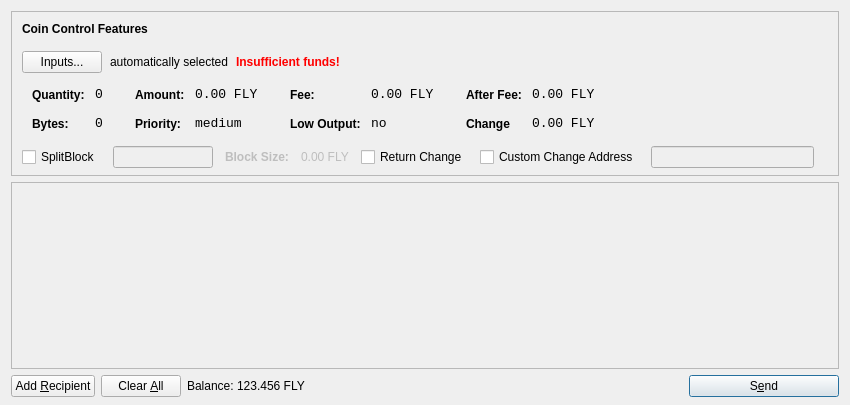
<?xml version="1.0" encoding="UTF-8"?>
<ui version="4.0">
 <class>SendCoinsDialog</class>
 <widget class="QDialog" name="SendCoinsDialog">
  <property name="geometry">
   <rect>
    <x>0</x>
    <y>0</y>
    <width>850</width>
    <height>405</height>
   </rect>
  </property>
  <property name="windowTitle">
   <string>Send Coins</string>
  </property>
  <layout class="QVBoxLayout" name="verticalLayout" stretch="0,1,0">
   <property name="bottomMargin">
    <number>8</number>
   </property>
   <item>
    <widget class="QFrame" name="frameCoinControl">
     <property name="sizePolicy">
      <sizepolicy hsizetype="Expanding" vsizetype="Expanding">
       <horstretch>0</horstretch>
       <verstretch>0</verstretch>
      </sizepolicy>
     </property>
     <property name="maximumSize">
      <size>
       <width>16777215</width>
       <height>16777215</height>
      </size>
     </property>
     <property name="frameShape">
      <enum>QFrame::StyledPanel</enum>
     </property>
     <property name="frameShadow">
      <enum>QFrame::Sunken</enum>
     </property>
     <layout class="QVBoxLayout" name="verticalLayoutCoinControl2">
      <property name="spacing">
       <number>-1</number>
      </property>
      <property name="leftMargin">
       <number>0</number>
      </property>
      <property name="topMargin">
       <number>0</number>
      </property>
      <property name="rightMargin">
       <number>0</number>
      </property>
      <property name="bottomMargin">
       <number>6</number>
      </property>
      <item>
       <layout class="QVBoxLayout" name="verticalLayoutCoinControl" stretch="0,0,0,0,1">
        <property name="spacing">
         <number>0</number>
        </property>
        <property name="leftMargin">
         <number>10</number>
        </property>
        <property name="topMargin">
         <number>10</number>
        </property>
        <item>
         <layout class="QHBoxLayout" name="horizontalLayoutCoinControl1">
          <property name="bottomMargin">
           <number>15</number>
          </property>
          <item>
           <widget class="QLabel" name="labelCoinControlFeatures">
            <property name="sizePolicy">
             <sizepolicy hsizetype="Preferred" vsizetype="Maximum">
              <horstretch>0</horstretch>
              <verstretch>0</verstretch>
             </sizepolicy>
            </property>
            <property name="font">
             <font>
              <weight>75</weight>
              <bold>true</bold>
             </font>
            </property>
            <property name="styleSheet">
             <string notr="true">font-weight:bold;</string>
            </property>
            <property name="text">
             <string>Coin Control Features</string>
            </property>
           </widget>
          </item>
         </layout>
        </item>
        <item>
         <layout class="QHBoxLayout" name="horizontalLayoutCoinControl2" stretch="0,0,0,0">
          <property name="spacing">
           <number>8</number>
          </property>
          <property name="bottomMargin">
           <number>10</number>
          </property>
          <item>
           <widget class="QPushButton" name="pushButtonCoinControl">
            <property name="styleSheet">
             <string notr="true"/>
            </property>
            <property name="text">
             <string>Inputs...</string>
            </property>
           </widget>
          </item>
          <item>
           <widget class="QLabel" name="labelCoinControlAutomaticallySelected">
            <property name="text">
             <string>automatically selected</string>
            </property>
            <property name="margin">
             <number>5</number>
            </property>
           </widget>
          </item>
          <item>
           <widget class="QLabel" name="labelCoinControlInsuffFunds">
            <property name="font">
             <font>
              <weight>75</weight>
              <bold>true</bold>
             </font>
            </property>
            <property name="styleSheet">
             <string notr="true">color:red;font-weight:bold;</string>
            </property>
            <property name="text">
             <string>Insufficient funds!</string>
            </property>
            <property name="margin">
             <number>5</number>
            </property>
           </widget>
          </item>
          <item>
           <spacer name="horizontalSpacerCoinControl">
            <property name="orientation">
             <enum>Qt::Horizontal</enum>
            </property>
            <property name="sizeHint" stdset="0">
             <size>
              <width>40</width>
              <height>1</height>
             </size>
            </property>
           </spacer>
          </item>
         </layout>
        </item>
        <item>
         <widget class="QWidget" name="widgetCoinControl" native="true">
          <property name="sizePolicy">
           <sizepolicy hsizetype="Preferred" vsizetype="Preferred">
            <horstretch>0</horstretch>
            <verstretch>0</verstretch>
           </sizepolicy>
          </property>
          <property name="minimumSize">
           <size>
            <width>0</width>
            <height>0</height>
           </size>
          </property>
          <property name="styleSheet">
           <string notr="true"/>
          </property>
          <layout class="QHBoxLayout" name="horizontalLayoutCoinControl5">
           <property name="margin">
            <number>0</number>
           </property>
           <item>
            <layout class="QHBoxLayout" name="horizontalLayoutCoinControl3" stretch="0,0,0,1">
             <property name="spacing">
              <number>20</number>
             </property>
             <property name="topMargin">
              <number>0</number>
             </property>
             <property name="bottomMargin">
              <number>10</number>
             </property>
             <item>
              <layout class="QFormLayout" name="formLayoutCoinControl1">
               <property name="horizontalSpacing">
                <number>10</number>
               </property>
               <property name="verticalSpacing">
                <number>14</number>
               </property>
               <property name="leftMargin">
                <number>10</number>
               </property>
               <property name="topMargin">
                <number>4</number>
               </property>
               <property name="rightMargin">
                <number>6</number>
               </property>
               <item row="0" column="0">
                <widget class="QLabel" name="labelCoinControlQuantityText">
                 <property name="styleSheet">
                  <string notr="true">font-weight:bold;</string>
                 </property>
                 <property name="text">
                  <string>Quantity:</string>
                 </property>
                 <property name="margin">
                  <number>0</number>
                 </property>
                </widget>
               </item>
               <item row="0" column="1">
                <widget class="QLabel" name="labelCoinControlQuantity">
                 <property name="font">
                  <font>
                   <family>Monospace</family>
                   <pointsize>10</pointsize>
                  </font>
                 </property>
                 <property name="cursor">
                  <cursorShape>IBeamCursor</cursorShape>
                 </property>
                 <property name="contextMenuPolicy">
                  <enum>Qt::ActionsContextMenu</enum>
                 </property>
                 <property name="text">
                  <string>0</string>
                 </property>
                 <property name="margin">
                  <number>0</number>
                 </property>
                 <property name="textInteractionFlags">
                  <set>Qt::LinksAccessibleByMouse|Qt::TextSelectableByKeyboard|Qt::TextSelectableByMouse</set>
                 </property>
                </widget>
               </item>
               <item row="1" column="0">
                <widget class="QLabel" name="labelCoinControlBytesText">
                 <property name="styleSheet">
                  <string notr="true">font-weight:bold;</string>
                 </property>
                 <property name="text">
                  <string>Bytes:</string>
                 </property>
                </widget>
               </item>
               <item row="1" column="1">
                <widget class="QLabel" name="labelCoinControlBytes">
                 <property name="font">
                  <font>
                   <family>Monospace</family>
                   <pointsize>10</pointsize>
                  </font>
                 </property>
                 <property name="cursor">
                  <cursorShape>IBeamCursor</cursorShape>
                 </property>
                 <property name="contextMenuPolicy">
                  <enum>Qt::ActionsContextMenu</enum>
                 </property>
                 <property name="text">
                  <string>0</string>
                 </property>
                 <property name="textInteractionFlags">
                  <set>Qt::LinksAccessibleByMouse|Qt::TextSelectableByKeyboard|Qt::TextSelectableByMouse</set>
                 </property>
                </widget>
               </item>
              </layout>
             </item>
             <item>
              <layout class="QFormLayout" name="formLayoutCoinControl2">
               <property name="horizontalSpacing">
                <number>10</number>
               </property>
               <property name="verticalSpacing">
                <number>14</number>
               </property>
               <property name="leftMargin">
                <number>6</number>
               </property>
               <property name="topMargin">
                <number>4</number>
               </property>
               <property name="rightMargin">
                <number>6</number>
               </property>
               <item row="0" column="0">
                <widget class="QLabel" name="labelCoinControlAmountText">
                 <property name="styleSheet">
                  <string notr="true">font-weight:bold;</string>
                 </property>
                 <property name="text">
                  <string>Amount:</string>
                 </property>
                 <property name="margin">
                  <number>0</number>
                 </property>
                </widget>
               </item>
               <item row="0" column="1">
                <widget class="QLabel" name="labelCoinControlAmount">
                 <property name="font">
                  <font>
                   <family>Monospace</family>
                   <pointsize>10</pointsize>
                  </font>
                 </property>
                 <property name="cursor">
                  <cursorShape>IBeamCursor</cursorShape>
                 </property>
                 <property name="contextMenuPolicy">
                  <enum>Qt::ActionsContextMenu</enum>
                 </property>
                 <property name="text">
                  <string>0.00 FLY</string>
                 </property>
                 <property name="textInteractionFlags">
                  <set>Qt::LinksAccessibleByMouse|Qt::TextSelectableByKeyboard|Qt::TextSelectableByMouse</set>
                 </property>
                </widget>
               </item>
               <item row="1" column="0">
                <widget class="QLabel" name="labelCoinControlPriorityText">
                 <property name="styleSheet">
                  <string notr="true">font-weight:bold;</string>
                 </property>
                 <property name="text">
                  <string>Priority:</string>
                 </property>
                </widget>
               </item>
               <item row="1" column="1">
                <widget class="QLabel" name="labelCoinControlPriority">
                 <property name="font">
                  <font>
                   <family>Monospace</family>
                   <pointsize>10</pointsize>
                  </font>
                 </property>
                 <property name="cursor">
                  <cursorShape>IBeamCursor</cursorShape>
                 </property>
                 <property name="contextMenuPolicy">
                  <enum>Qt::ActionsContextMenu</enum>
                 </property>
                 <property name="text">
                  <string>medium</string>
                 </property>
                 <property name="textInteractionFlags">
                  <set>Qt::LinksAccessibleByMouse|Qt::TextSelectableByKeyboard|Qt::TextSelectableByMouse</set>
                 </property>
                </widget>
               </item>
              </layout>
             </item>
             <item>
              <layout class="QFormLayout" name="formLayoutCoinControl3">
               <property name="horizontalSpacing">
                <number>10</number>
               </property>
               <property name="verticalSpacing">
                <number>14</number>
               </property>
               <property name="leftMargin">
                <number>6</number>
               </property>
               <property name="topMargin">
                <number>4</number>
               </property>
               <property name="rightMargin">
                <number>6</number>
               </property>
               <item row="0" column="0">
                <widget class="QLabel" name="labelCoinControlFeeText">
                 <property name="styleSheet">
                  <string notr="true">font-weight:bold;</string>
                 </property>
                 <property name="text">
                  <string>Fee:</string>
                 </property>
                 <property name="margin">
                  <number>0</number>
                 </property>
                </widget>
               </item>
               <item row="0" column="1">
                <widget class="QLabel" name="labelCoinControlFee">
                 <property name="font">
                  <font>
                   <family>Monospace</family>
                   <pointsize>10</pointsize>
                  </font>
                 </property>
                 <property name="cursor">
                  <cursorShape>IBeamCursor</cursorShape>
                 </property>
                 <property name="contextMenuPolicy">
                  <enum>Qt::ActionsContextMenu</enum>
                 </property>
                 <property name="text">
                  <string>0.00 FLY</string>
                 </property>
                 <property name="textInteractionFlags">
                  <set>Qt::LinksAccessibleByMouse|Qt::TextSelectableByKeyboard|Qt::TextSelectableByMouse</set>
                 </property>
                </widget>
               </item>
               <item row="1" column="0">
                <widget class="QLabel" name="labelCoinControlLowOutputText">
                 <property name="styleSheet">
                  <string notr="true">font-weight:bold;</string>
                 </property>
                 <property name="text">
                  <string>Low Output:</string>
                 </property>
                </widget>
               </item>
               <item row="1" column="1">
                <widget class="QLabel" name="labelCoinControlLowOutput">
                 <property name="font">
                  <font>
                   <family>Monospace</family>
                   <pointsize>10</pointsize>
                  </font>
                 </property>
                 <property name="cursor">
                  <cursorShape>IBeamCursor</cursorShape>
                 </property>
                 <property name="contextMenuPolicy">
                  <enum>Qt::ActionsContextMenu</enum>
                 </property>
                 <property name="text">
                  <string>no</string>
                 </property>
                 <property name="textInteractionFlags">
                  <set>Qt::LinksAccessibleByMouse|Qt::TextSelectableByKeyboard|Qt::TextSelectableByMouse</set>
                 </property>
                </widget>
               </item>
              </layout>
             </item>
             <item>
              <layout class="QFormLayout" name="formLayoutCoinControl4">
			  <property name="fieldGrowthPolicy">
			  <enum>QFormLayout::AllNonFixedFieldsGrow</enum>
				</property>
               <property name="horizontalSpacing">
                <number>10</number>
               </property>
               <property name="verticalSpacing">
                <number>14</number>
               </property>
               <property name="leftMargin">
                <number>6</number>
               </property>
               <property name="topMargin">
                <number>4</number>
               </property>
               <property name="rightMargin">
                <number>6</number>
               </property>
               <item row="0" column="0">
                <widget class="QLabel" name="labelCoinControlAfterFeeText">
                 <property name="styleSheet">
                  <string notr="true">font-weight:bold;</string>
                 </property>
                 <property name="text">
                  <string>After Fee:</string>
                 </property>
                 <property name="margin">
                  <number>0</number>
                 </property>
                </widget>
               </item>
               <item row="0" column="1">
                <widget class="QLabel" name="labelCoinControlAfterFee">
                 <property name="font">
                  <font>
                   <family>Monospace</family>
                   <pointsize>10</pointsize>
                  </font>
                 </property>
                 <property name="cursor">
                  <cursorShape>IBeamCursor</cursorShape>
                 </property>
                 <property name="contextMenuPolicy">
                  <enum>Qt::ActionsContextMenu</enum>
                 </property>
                 <property name="text">
                  <string>0.00 FLY</string>
                 </property>
                 <property name="textInteractionFlags">
                  <set>Qt::LinksAccessibleByMouse|Qt::TextSelectableByKeyboard|Qt::TextSelectableByMouse</set>
                 </property>
                </widget>
               </item>
               <item row="1" column="0">
                <widget class="QLabel" name="labelCoinControlChangeText">
                 <property name="styleSheet">
                  <string notr="true">font-weight:bold;</string>
                 </property>
                 <property name="text">
                  <string>Change</string>
                 </property>
                </widget>
               </item>
               <item row="1" column="1">
                <widget class="QLabel" name="labelCoinControlChange">
                 <property name="font">
                  <font>
                   <family>Monospace</family>
                   <pointsize>10</pointsize>
                  </font>
                 </property>
                 <property name="cursor">
                  <cursorShape>IBeamCursor</cursorShape>
                 </property>
                 <property name="contextMenuPolicy">
                  <enum>Qt::ActionsContextMenu</enum>
                 </property>
                 <property name="text">
                  <string>0.00 FLY</string>
                 </property>
                 <property name="textInteractionFlags">
                  <set>Qt::LinksAccessibleByMouse|Qt::TextSelectableByKeyboard|Qt::TextSelectableByMouse</set>
                 </property>
                </widget>
               </item>
              </layout>
             </item>
            </layout>
           </item>
          </layout>
         </widget>
        </item>
        
		<item>
         <layout class="QHBoxLayout" name="horizontalLayoutCoinControl4" stretch="0,0,0,0,0,0,0,0">
          <property name="spacing">
           <number>12</number>
          </property>
          <property name="sizeConstraint">
           <enum>QLayout::SetDefaultConstraint</enum>
          </property>
          <property name="topMargin">
           <number>5</number>
          </property>
          <property name="rightMargin">
           <number>5</number>
          </property>
          <item>
           <widget class="QCheckBox" name="splitBlockCheckBox">
            <property name="text">
             <string>SplitBlock</string>
            </property>
           </widget>
          </item>
          <item>
           <widget class="QLineEdit" name="splitBlockLineEdit">
            <property name="enabled">
             <bool>false</bool>
            </property>
            <property name="sizePolicy">
             <sizepolicy hsizetype="Fixed" vsizetype="Fixed">
              <horstretch>0</horstretch>
              <verstretch>0</verstretch>
             </sizepolicy>
            </property>
            <property name="maximumSize">
             <size>
              <width>100</width>
              <height>16777215</height>
             </size>
            </property>
           </widget>
          </item>
          <item>
           <widget class="QLabel" name="labelBlockSizeText">
            <property name="enabled">
             <bool>false</bool>
            </property>
            <property name="font">
             <font>
              <weight>75</weight>
              <bold>true</bold>
             </font>
            </property>
            <property name="text">
             <string>Block Size:</string>
            </property>
           </widget>
          </item>
          <item>
           <widget class="QLabel" name="labelBlockSize">
            <property name="enabled">
             <bool>false</bool>
            </property>
            <property name="text">
             <string>0.00 FLY</string>
            </property>
           </widget>
          </item>
          <item>
           <widget class="QCheckBox" name="returnChangeCheckBox">
            <property name="text">
             <string>Return Change</string>
            </property>
           </widget>
          </item>
          <item>
           <widget class="QCheckBox" name="checkBoxCoinControlChange">
            <property name="text">
             <string>Custom Change Address</string>
            </property>
           </widget>
          </item>
          <item>
           <widget class="QLineEdit" name="lineEditCoinControlChange">
            <property name="enabled">
             <bool>false</bool>
            </property>
            <property name="sizePolicy">
             <sizepolicy hsizetype="Expanding" vsizetype="Fixed">
              <horstretch>0</horstretch>
              <verstretch>0</verstretch>
             </sizepolicy>
            </property>
           </widget>
          </item>
          <item>
           <widget class="QLabel" name="labelCoinControlChangeLabel">
            <property name="sizePolicy">
             <sizepolicy hsizetype="Preferred" vsizetype="Expanding">
              <horstretch>0</horstretch>
              <verstretch>0</verstretch>
             </sizepolicy>
            </property>
            <property name="minimumSize">
             <size>
              <width>0</width>
              <height>0</height>
             </size>
            </property>
            <property name="text">
             <string/>
            </property>
            <property name="margin">
             <number>3</number>
            </property>
           </widget>
          </item>
         </layout>
        </item>
        <item>
         <spacer name="verticalSpacerCoinControl">
          <property name="orientation">
           <enum>Qt::Vertical</enum>
          </property>
          <property name="sizeHint" stdset="0">
           <size>
            <width>800</width>
            <height>1</height>
           </size>
          </property>
         </spacer>
        </item>
       </layout>
      </item>
     </layout>
    </widget>
   </item>
		
   <item>
    <widget class="QScrollArea" name="scrollArea">
     <property name="widgetResizable">
      <bool>true</bool>
     </property>
     <widget class="QWidget" name="scrollAreaWidgetContents">
      <property name="geometry">
       <rect>
        <x>0</x>
        <y>0</y>
        <width>830</width>
        <height>158</height>
       </rect>
      </property>
      <layout class="QVBoxLayout" name="verticalLayout_2">
       <property name="margin">
        <number>0</number>
       </property>
       <item>
        <layout class="QVBoxLayout" name="entries">
         <property name="spacing">
          <number>6</number>
         </property>
        </layout>
       </item>
       <item>
        <spacer name="verticalSpacer">
         <property name="orientation">
          <enum>Qt::Vertical</enum>
         </property>
         <property name="sizeHint" stdset="0">
          <size>
           <width>20</width>
           <height>40</height>
          </size>
         </property>
        </spacer>
       </item>
      </layout>
     </widget>
    </widget>
   </item>
   <item>
    <layout class="QHBoxLayout" name="horizontalLayout">
     <item>
      <widget class="QPushButton" name="addButton">
       <property name="toolTip">
        <string>Send to multiple recipients at once</string>
       </property>
       <property name="text">
        <string>Add &amp;Recipient</string>
       </property>
       <property name="icon">
        <iconset resource="../bitcoin.qrc">
         <normaloff>:/icons/add</normaloff>:/icons/add</iconset>
       </property>
       <property name="autoDefault">
        <bool>false</bool>
       </property>
      </widget>
     </item>
     <item>
      <widget class="QPushButton" name="clearButton">
       <property name="sizePolicy">
        <sizepolicy hsizetype="Minimum" vsizetype="Fixed">
         <horstretch>0</horstretch>
         <verstretch>0</verstretch>
        </sizepolicy>
       </property>
       <property name="toolTip">
        <string>Remove all transaction fields</string>
       </property>
       <property name="text">
        <string>Clear &amp;All</string>
       </property>
       <property name="icon">
        <iconset resource="../bitcoin.qrc">
         <normaloff>:/icons/remove</normaloff>:/icons/remove</iconset>
       </property>
       <property name="autoRepeatDelay">
        <number>300</number>
       </property>
       <property name="autoDefault">
        <bool>false</bool>
       </property>
      </widget>
     </item>
     <item>
      <layout class="QHBoxLayout" name="horizontalLayout_2">
       <property name="spacing">
        <number>3</number>
       </property>
       <item>
        <widget class="QLabel" name="label">
         <property name="sizePolicy">
          <sizepolicy hsizetype="Preferred" vsizetype="Fixed">
           <horstretch>0</horstretch>
           <verstretch>0</verstretch>
          </sizepolicy>
         </property>
         <property name="text">
          <string>Balance:</string>
         </property>
        </widget>
       </item>
       <item>
        <widget class="QLabel" name="labelBalance">
         <property name="sizePolicy">
          <sizepolicy hsizetype="Preferred" vsizetype="Fixed">
           <horstretch>0</horstretch>
           <verstretch>0</verstretch>
          </sizepolicy>
         </property>
         <property name="cursor">
          <cursorShape>IBeamCursor</cursorShape>
         </property>
         <property name="text">
          <string>123.456 FLY</string>
         </property>
         <property name="textInteractionFlags">
          <set>Qt::LinksAccessibleByMouse|Qt::TextSelectableByKeyboard|Qt::TextSelectableByMouse</set>
         </property>
        </widget>
       </item>
      </layout>
     </item>
     <item>
      <spacer name="horizontalSpacer">
       <property name="orientation">
        <enum>Qt::Horizontal</enum>
       </property>
       <property name="sizeHint" stdset="0">
        <size>
         <width>40</width>
         <height>20</height>
        </size>
       </property>
      </spacer>
     </item>
     <item>
      <widget class="QPushButton" name="sendButton">
       <property name="minimumSize">
        <size>
         <width>150</width>
         <height>0</height>
        </size>
       </property>
       <property name="toolTip">
        <string>Confirm the send action</string>
       </property>
       <property name="text">
        <string>S&amp;end</string>
       </property>
       <property name="icon">
        <iconset resource="../bitcoin.qrc">
         <normaloff>:/icons/send</normaloff>:/icons/send</iconset>
       </property>
       <property name="default">
        <bool>true</bool>
       </property>
      </widget>
     </item>
    </layout>
   </item>
  </layout>
 </widget>
 <resources>
  <include location="../bitcoin.qrc"/>
 </resources>
 <connections/>
</ui>
